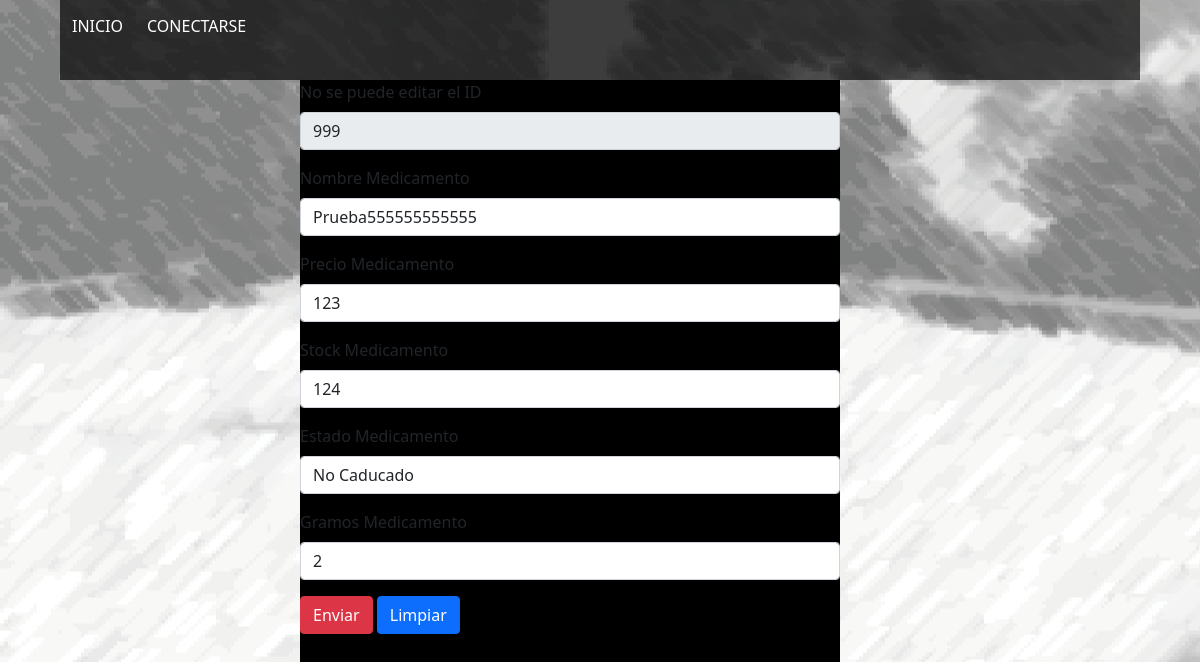
/form_mod_medicamento/999, run on an earlier commit of the app's database.
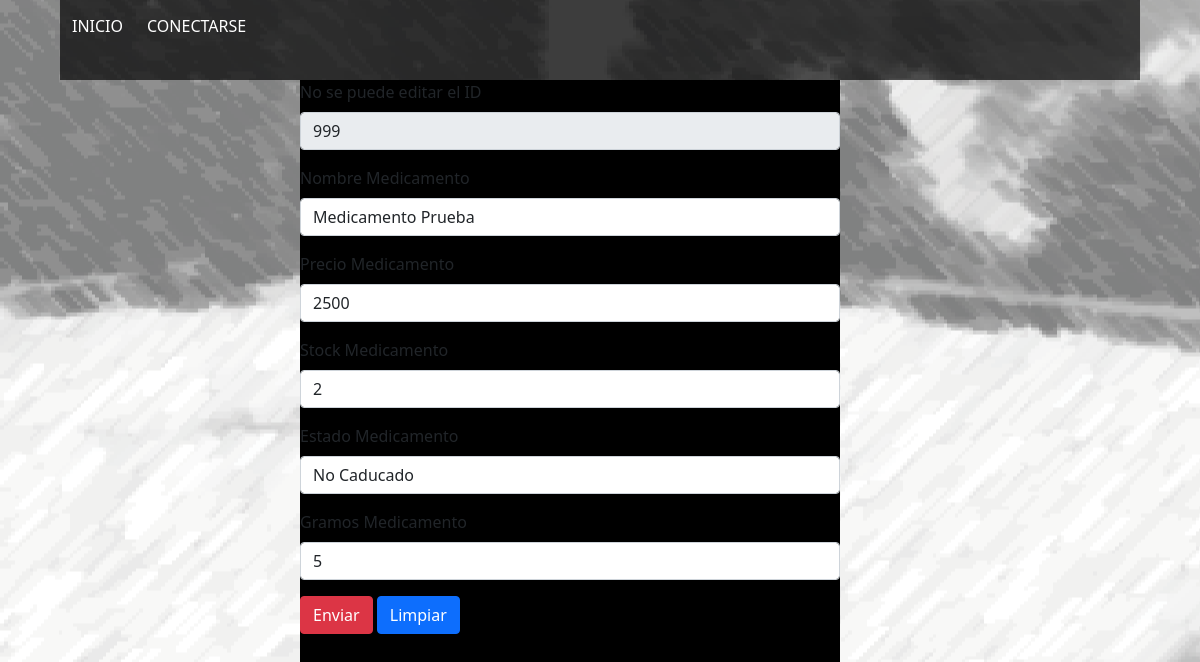
And on a later commit of the database.
### CesfamApp/models.py (models this page shows, shortened)
class MEDICAMENTO(models.Model):
    id_medicamento = models.IntegerField(primary_key=True,verbose_name='Id de medicamento')
    nombre_medicamento = models.CharField(max_length=50,verbose_name='Nombre del medicamento')
    precio_medicamento = models.IntegerField(verbose_name='Precio del medicamento')
    stock_medicamento = models.IntegerField(verbose_name='Stock del medicamento')
    estado_medicamento = models.CharField(max_length=12,verbose_name='Estado del medicamento')
    gramos_medicamento = models.IntegerField(verbose_name='Gramos del medicamento')

### CesfamApp/views.py (the view, shortened to what this page needs)
# urls.py: path('form_mod_medicamento/<id>',form_mod_medicamento,name="form_mod_medicamento"),
def form_mod_medicamento(request, id):
    if request.method == 'GET':
        modMed = MEDICAMENTO.objects.get(id_medicamento=id)
        return render(request, "Forms/form_mod_medicamento.html", {"MEDICAMENTO": modMed})

### CesfamApp/templates/Forms/form_mod_medicamento.html (shortened to what this page needs)
{% load static %}
<!DOCTYPE html>
<html lang="es">
<head>
    <link rel="stylesheet" href="{% static 'css/bootstrap.css' %}">
    <link rel="stylesheet" href="{% static 'css/style.css' %}">
</head>
<body>
    <div id="div1">
        <nav class="navbar navbar-expand-lg navbar-light bg-light float-left">
            <div class="collapse navbar-collapse" id="navbarSupportedContent">
                <ul class="navbar-nav mr-auto">
                    <a href="{%url 'home'%}"><button class="btn btn-secondary algo" type="button" id="dropdownMenu2" aria-haspopup="true" aria-expanded="false">INICIO</button></a> {% if request.user.is_authenticated %}
                    <a href="{% url 'logout' %}"><button class="btn btn-secondary algo" type="button" id="dropdownMenu2" aria-haspopup="true" aria-expanded="false">SALIR</button></a>
                    <span class="badge red z-depth-1 mr-1"> {{ user }} </span>{% else %}
                    <a href="{% url 'login' %}"><button class="btn btn-secondary algo" type="button" id="dropdownMenu2" aria-haspopup="true" aria-expanded="false">CONECTARSE</button></a>{% endif %}
                </ul>
            </div>
        </nav>
    </div>
    {% load crispy_forms_tags %}
    <div id="divcontactos">
        <form method="post" action="form_mod_medicamento" id="formulario" method="POST">{% csrf_token %}
            <div class="mb-3">
                <label COLOR="white" for="IDmed" class="form-label">No se puede editar el ID</label>
                <input readonly type="number" class="form-control" value="{{MEDICAMENTO.id_medicamento}}" name="IDmed" id="IDmed" />
            </div>
            <div class="mb-3">
                <label for="NOMmed" class="form-label">Nombre Medicamento</label>
                <input type="text" class="form-control" value="{{MEDICAMENTO.nombre_medicamento}}" name="NOMmed" id="NOMmed" />
            </div>
            <div class="mb-3">
                <label for="PREmed" class="form-label">Precio Medicamento</label>
                <input type="number" class="form-control" value="{{MEDICAMENTO.precio_medicamento}}" name="PREmed" id="PREmed" />
            </div>
            <div class="mb-3">
                <label for="STOmed" class="form-label">Stock Medicamento</label>
                <input type="number" class="form-control" value="{{MEDICAMENTO.stock_medicamento}}" name="STOmed" id="STOmed" />
            </div>
            <div class="mb-3">
                <label for="ESTmed" class="form-label">Estado Medicamento</label>
                <input type="text" class="form-control" value="{{MEDICAMENTO.estado_medicamento}}" name="ESTmed" id="ESTmed" />
            </div>
            <div class="mb-3">
                <label for="GRMmed" class="form-label">Gramos Medicamento</label>
                <input type="number" class="form-control" value="{{MEDICAMENTO.gramos_medicamento}}" name="GRMmed" id="GRMmed" />
            </div>
            <input type="submit" class="btn btn-danger" id="enviar" value="Enviar">
            <input type="reset" class="btn btn-primary" id="limnpiar" value="Limpiar">
        </form>
    </div>
</body>
</html>

What changed in the data, as far as the page shows it:
changed MEDICAMENTO "No Caducado": NOMmed "Prueba555555555555" → "Medicamento Prueba"; PREmed "123" → "2500"; STOmed "124" → "2"; GRMmed "2" → "5"
